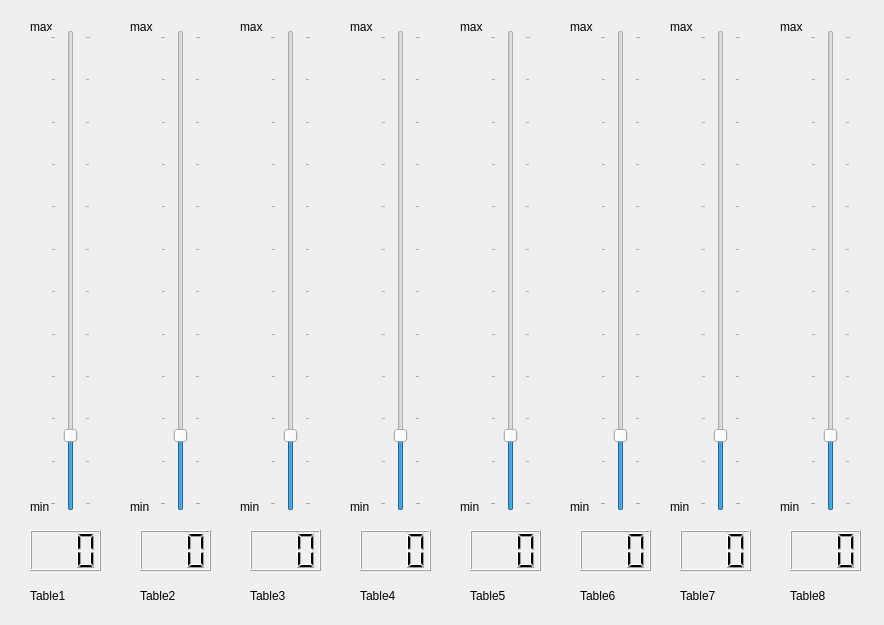
<?xml version="1.0" encoding="UTF-8"?>
<ui version="4.0">
 <class>Form</class>
 <widget class="QWidget" name="Form">
  <property name="geometry">
   <rect>
    <x>0</x>
    <y>0</y>
    <width>884</width>
    <height>625</height>
   </rect>
  </property>
  <property name="windowTitle">
   <string>Form</string>
  </property>
  <widget class="QLabel" name="DacMax2">
   <property name="geometry">
    <rect>
     <x>240</x>
     <y>20</y>
     <width>47</width>
     <height>13</height>
    </rect>
   </property>
   <property name="text">
    <string>max</string>
   </property>
  </widget>
  <widget class="QLabel" name="DacMin0">
   <property name="geometry">
    <rect>
     <x>30</x>
     <y>500</y>
     <width>47</width>
     <height>13</height>
    </rect>
   </property>
   <property name="text">
    <string>min</string>
   </property>
  </widget>
  <widget class="QLCDNumber" name="lcdNumber_dac_pot0">
   <property name="geometry">
    <rect>
     <x>30</x>
     <y>530</y>
     <width>71</width>
     <height>41</height>
    </rect>
   </property>
   <property name="font">
    <font>
     <pointsize>10</pointsize>
     <weight>75</weight>
     <bold>true</bold>
     <strikeout>false</strikeout>
    </font>
   </property>
   <property name="digitCount">
    <number>3</number>
   </property>
  </widget>
  <widget class="QLCDNumber" name="lcdNumber_dac_pot3">
   <property name="geometry">
    <rect>
     <x>360</x>
     <y>530</y>
     <width>71</width>
     <height>41</height>
    </rect>
   </property>
   <property name="font">
    <font>
     <pointsize>10</pointsize>
     <weight>75</weight>
     <bold>true</bold>
     <strikeout>false</strikeout>
    </font>
   </property>
   <property name="digitCount">
    <number>3</number>
   </property>
  </widget>
  <widget class="QLabel" name="DacMax0">
   <property name="geometry">
    <rect>
     <x>30</x>
     <y>20</y>
     <width>47</width>
     <height>13</height>
    </rect>
   </property>
   <property name="font">
    <font>
     <weight>50</weight>
     <bold>false</bold>
    </font>
   </property>
   <property name="text">
    <string>max</string>
   </property>
  </widget>
  <widget class="QLabel" name="DacMax1">
   <property name="geometry">
    <rect>
     <x>130</x>
     <y>20</y>
     <width>47</width>
     <height>13</height>
    </rect>
   </property>
   <property name="text">
    <string>max</string>
   </property>
  </widget>
  <widget class="QLCDNumber" name="lcdNumber_dac_pot2">
   <property name="geometry">
    <rect>
     <x>250</x>
     <y>530</y>
     <width>71</width>
     <height>41</height>
    </rect>
   </property>
   <property name="font">
    <font>
     <pointsize>10</pointsize>
     <weight>75</weight>
     <bold>true</bold>
     <strikeout>false</strikeout>
    </font>
   </property>
   <property name="digitCount">
    <number>3</number>
   </property>
  </widget>
  <widget class="QLabel" name="DacMin2">
   <property name="geometry">
    <rect>
     <x>240</x>
     <y>500</y>
     <width>47</width>
     <height>13</height>
    </rect>
   </property>
   <property name="text">
    <string>min</string>
   </property>
  </widget>
  <widget class="QLabel" name="labelDac0">
   <property name="geometry">
    <rect>
     <x>30</x>
     <y>580</y>
     <width>91</width>
     <height>31</height>
    </rect>
   </property>
   <property name="text">
    <string>Table1</string>
   </property>
  </widget>
  <widget class="QSlider" name="dac_pot0">
   <property name="geometry">
    <rect>
     <x>50</x>
     <y>30</y>
     <width>41</width>
     <height>481</height>
    </rect>
   </property>
   <property name="tabletTracking">
    <bool>false</bool>
   </property>
   <property name="toolTip">
    <string/>
   </property>
   <property name="autoFillBackground">
    <bool>true</bool>
   </property>
   <property name="minimum">
    <number>-50</number>
   </property>
   <property name="maximum">
    <number>500</number>
   </property>
   <property name="singleStep">
    <number>1</number>
   </property>
   <property name="pageStep">
    <number>1</number>
   </property>
   <property name="value">
    <number>30</number>
   </property>
   <property name="sliderPosition">
    <number>30</number>
   </property>
   <property name="tracking">
    <bool>true</bool>
   </property>
   <property name="orientation">
    <enum>Qt::Vertical</enum>
   </property>
   <property name="invertedAppearance">
    <bool>false</bool>
   </property>
   <property name="invertedControls">
    <bool>false</bool>
   </property>
   <property name="tickPosition">
    <enum>QSlider::TicksBothSides</enum>
   </property>
   <property name="tickInterval">
    <number>50</number>
   </property>
  </widget>
  <widget class="QLabel" name="labelDac3">
   <property name="geometry">
    <rect>
     <x>360</x>
     <y>580</y>
     <width>91</width>
     <height>31</height>
    </rect>
   </property>
   <property name="text">
    <string>Table4</string>
   </property>
  </widget>
  <widget class="QLabel" name="labelDac1">
   <property name="geometry">
    <rect>
     <x>140</x>
     <y>580</y>
     <width>91</width>
     <height>31</height>
    </rect>
   </property>
   <property name="text">
    <string>Table2</string>
   </property>
  </widget>
  <widget class="QLCDNumber" name="lcdNumber_dac_pot1">
   <property name="geometry">
    <rect>
     <x>140</x>
     <y>530</y>
     <width>71</width>
     <height>41</height>
    </rect>
   </property>
   <property name="font">
    <font>
     <pointsize>10</pointsize>
     <weight>75</weight>
     <bold>true</bold>
     <strikeout>false</strikeout>
    </font>
   </property>
   <property name="digitCount">
    <number>3</number>
   </property>
  </widget>
  <widget class="QLabel" name="DacMax3">
   <property name="geometry">
    <rect>
     <x>350</x>
     <y>20</y>
     <width>47</width>
     <height>13</height>
    </rect>
   </property>
   <property name="text">
    <string>max</string>
   </property>
  </widget>
  <widget class="QLabel" name="labelDac2">
   <property name="geometry">
    <rect>
     <x>250</x>
     <y>580</y>
     <width>91</width>
     <height>31</height>
    </rect>
   </property>
   <property name="text">
    <string>Table3</string>
   </property>
  </widget>
  <widget class="QLabel" name="DacMin1">
   <property name="geometry">
    <rect>
     <x>130</x>
     <y>500</y>
     <width>47</width>
     <height>13</height>
    </rect>
   </property>
   <property name="text">
    <string>min</string>
   </property>
  </widget>
  <widget class="QSlider" name="dac_pot2">
   <property name="geometry">
    <rect>
     <x>270</x>
     <y>30</y>
     <width>41</width>
     <height>481</height>
    </rect>
   </property>
   <property name="tabletTracking">
    <bool>false</bool>
   </property>
   <property name="autoFillBackground">
    <bool>true</bool>
   </property>
   <property name="inputMethodHints">
    <set>Qt::ImhPreferNumbers</set>
   </property>
   <property name="minimum">
    <number>-50</number>
   </property>
   <property name="maximum">
    <number>500</number>
   </property>
   <property name="singleStep">
    <number>1</number>
   </property>
   <property name="pageStep">
    <number>1</number>
   </property>
   <property name="value">
    <number>30</number>
   </property>
   <property name="sliderPosition">
    <number>30</number>
   </property>
   <property name="orientation">
    <enum>Qt::Vertical</enum>
   </property>
   <property name="tickPosition">
    <enum>QSlider::TicksBothSides</enum>
   </property>
   <property name="tickInterval">
    <number>50</number>
   </property>
  </widget>
  <widget class="QSlider" name="dac_pot3">
   <property name="geometry">
    <rect>
     <x>380</x>
     <y>30</y>
     <width>41</width>
     <height>481</height>
    </rect>
   </property>
   <property name="tabletTracking">
    <bool>false</bool>
   </property>
   <property name="autoFillBackground">
    <bool>true</bool>
   </property>
   <property name="inputMethodHints">
    <set>Qt::ImhPreferNumbers</set>
   </property>
   <property name="minimum">
    <number>-50</number>
   </property>
   <property name="maximum">
    <number>500</number>
   </property>
   <property name="singleStep">
    <number>1</number>
   </property>
   <property name="pageStep">
    <number>1</number>
   </property>
   <property name="value">
    <number>30</number>
   </property>
   <property name="sliderPosition">
    <number>30</number>
   </property>
   <property name="orientation">
    <enum>Qt::Vertical</enum>
   </property>
   <property name="tickPosition">
    <enum>QSlider::TicksBothSides</enum>
   </property>
   <property name="tickInterval">
    <number>50</number>
   </property>
  </widget>
  <widget class="QLabel" name="DacMin3">
   <property name="geometry">
    <rect>
     <x>350</x>
     <y>500</y>
     <width>47</width>
     <height>13</height>
    </rect>
   </property>
   <property name="text">
    <string>min</string>
   </property>
  </widget>
  <widget class="QSlider" name="dac_pot1">
   <property name="geometry">
    <rect>
     <x>160</x>
     <y>30</y>
     <width>41</width>
     <height>481</height>
    </rect>
   </property>
   <property name="tabletTracking">
    <bool>false</bool>
   </property>
   <property name="autoFillBackground">
    <bool>true</bool>
   </property>
   <property name="inputMethodHints">
    <set>Qt::ImhPreferNumbers</set>
   </property>
   <property name="minimum">
    <number>-50</number>
   </property>
   <property name="maximum">
    <number>500</number>
   </property>
   <property name="singleStep">
    <number>1</number>
   </property>
   <property name="pageStep">
    <number>1</number>
   </property>
   <property name="value">
    <number>30</number>
   </property>
   <property name="sliderPosition">
    <number>30</number>
   </property>
   <property name="orientation">
    <enum>Qt::Vertical</enum>
   </property>
   <property name="tickPosition">
    <enum>QSlider::TicksBothSides</enum>
   </property>
   <property name="tickInterval">
    <number>50</number>
   </property>
  </widget>
  <widget class="QLabel" name="DacMax4">
   <property name="geometry">
    <rect>
     <x>460</x>
     <y>20</y>
     <width>47</width>
     <height>13</height>
    </rect>
   </property>
   <property name="text">
    <string>max</string>
   </property>
  </widget>
  <widget class="QLCDNumber" name="lcdNumber_dac_pot5">
   <property name="geometry">
    <rect>
     <x>580</x>
     <y>530</y>
     <width>71</width>
     <height>41</height>
    </rect>
   </property>
   <property name="font">
    <font>
     <pointsize>10</pointsize>
     <weight>75</weight>
     <bold>true</bold>
     <strikeout>false</strikeout>
    </font>
   </property>
   <property name="digitCount">
    <number>3</number>
   </property>
  </widget>
  <widget class="QLabel" name="labelDac4">
   <property name="geometry">
    <rect>
     <x>470</x>
     <y>580</y>
     <width>91</width>
     <height>31</height>
    </rect>
   </property>
   <property name="text">
    <string>Table5</string>
   </property>
  </widget>
  <widget class="QSlider" name="dac_pot4">
   <property name="geometry">
    <rect>
     <x>490</x>
     <y>30</y>
     <width>41</width>
     <height>481</height>
    </rect>
   </property>
   <property name="tabletTracking">
    <bool>false</bool>
   </property>
   <property name="autoFillBackground">
    <bool>true</bool>
   </property>
   <property name="inputMethodHints">
    <set>Qt::ImhPreferNumbers</set>
   </property>
   <property name="minimum">
    <number>-50</number>
   </property>
   <property name="maximum">
    <number>500</number>
   </property>
   <property name="singleStep">
    <number>1</number>
   </property>
   <property name="pageStep">
    <number>1</number>
   </property>
   <property name="value">
    <number>30</number>
   </property>
   <property name="sliderPosition">
    <number>30</number>
   </property>
   <property name="orientation">
    <enum>Qt::Vertical</enum>
   </property>
   <property name="tickPosition">
    <enum>QSlider::TicksBothSides</enum>
   </property>
   <property name="tickInterval">
    <number>50</number>
   </property>
  </widget>
  <widget class="QSlider" name="dac_pot5">
   <property name="geometry">
    <rect>
     <x>600</x>
     <y>30</y>
     <width>41</width>
     <height>481</height>
    </rect>
   </property>
   <property name="tabletTracking">
    <bool>false</bool>
   </property>
   <property name="autoFillBackground">
    <bool>true</bool>
   </property>
   <property name="inputMethodHints">
    <set>Qt::ImhPreferNumbers</set>
   </property>
   <property name="minimum">
    <number>-50</number>
   </property>
   <property name="maximum">
    <number>500</number>
   </property>
   <property name="singleStep">
    <number>1</number>
   </property>
   <property name="pageStep">
    <number>1</number>
   </property>
   <property name="value">
    <number>30</number>
   </property>
   <property name="sliderPosition">
    <number>30</number>
   </property>
   <property name="orientation">
    <enum>Qt::Vertical</enum>
   </property>
   <property name="tickPosition">
    <enum>QSlider::TicksBothSides</enum>
   </property>
   <property name="tickInterval">
    <number>50</number>
   </property>
  </widget>
  <widget class="QLabel" name="DacMin4">
   <property name="geometry">
    <rect>
     <x>460</x>
     <y>500</y>
     <width>47</width>
     <height>13</height>
    </rect>
   </property>
   <property name="text">
    <string>min</string>
   </property>
  </widget>
  <widget class="QLCDNumber" name="lcdNumber_dac_pot4">
   <property name="geometry">
    <rect>
     <x>470</x>
     <y>530</y>
     <width>71</width>
     <height>41</height>
    </rect>
   </property>
   <property name="font">
    <font>
     <pointsize>10</pointsize>
     <weight>75</weight>
     <bold>true</bold>
     <strikeout>false</strikeout>
    </font>
   </property>
   <property name="digitCount">
    <number>3</number>
   </property>
  </widget>
  <widget class="QLabel" name="DacMin5">
   <property name="geometry">
    <rect>
     <x>570</x>
     <y>500</y>
     <width>47</width>
     <height>13</height>
    </rect>
   </property>
   <property name="text">
    <string>min</string>
   </property>
  </widget>
  <widget class="QLabel" name="DacMax5">
   <property name="geometry">
    <rect>
     <x>570</x>
     <y>20</y>
     <width>47</width>
     <height>13</height>
    </rect>
   </property>
   <property name="text">
    <string>max</string>
   </property>
  </widget>
  <widget class="QLabel" name="labelDac5">
   <property name="geometry">
    <rect>
     <x>580</x>
     <y>580</y>
     <width>91</width>
     <height>31</height>
    </rect>
   </property>
   <property name="text">
    <string>Table6</string>
   </property>
  </widget>
  <widget class="QLabel" name="DacMax6">
   <property name="geometry">
    <rect>
     <x>670</x>
     <y>20</y>
     <width>47</width>
     <height>13</height>
    </rect>
   </property>
   <property name="text">
    <string>max</string>
   </property>
  </widget>
  <widget class="QLabel" name="labelDac6">
   <property name="geometry">
    <rect>
     <x>680</x>
     <y>580</y>
     <width>91</width>
     <height>31</height>
    </rect>
   </property>
   <property name="text">
    <string>Table7</string>
   </property>
  </widget>
  <widget class="QLabel" name="DacMax7">
   <property name="geometry">
    <rect>
     <x>780</x>
     <y>20</y>
     <width>47</width>
     <height>13</height>
    </rect>
   </property>
   <property name="text">
    <string>max</string>
   </property>
  </widget>
  <widget class="QSlider" name="dac_pot6">
   <property name="geometry">
    <rect>
     <x>700</x>
     <y>30</y>
     <width>41</width>
     <height>481</height>
    </rect>
   </property>
   <property name="tabletTracking">
    <bool>false</bool>
   </property>
   <property name="autoFillBackground">
    <bool>true</bool>
   </property>
   <property name="inputMethodHints">
    <set>Qt::ImhPreferNumbers</set>
   </property>
   <property name="minimum">
    <number>-50</number>
   </property>
   <property name="maximum">
    <number>500</number>
   </property>
   <property name="singleStep">
    <number>1</number>
   </property>
   <property name="pageStep">
    <number>1</number>
   </property>
   <property name="value">
    <number>30</number>
   </property>
   <property name="sliderPosition">
    <number>30</number>
   </property>
   <property name="orientation">
    <enum>Qt::Vertical</enum>
   </property>
   <property name="tickPosition">
    <enum>QSlider::TicksBothSides</enum>
   </property>
   <property name="tickInterval">
    <number>50</number>
   </property>
  </widget>
  <widget class="QLCDNumber" name="lcdNumber_dac_pot6">
   <property name="geometry">
    <rect>
     <x>680</x>
     <y>530</y>
     <width>71</width>
     <height>41</height>
    </rect>
   </property>
   <property name="font">
    <font>
     <pointsize>10</pointsize>
     <weight>75</weight>
     <bold>true</bold>
     <strikeout>false</strikeout>
    </font>
   </property>
   <property name="digitCount">
    <number>3</number>
   </property>
  </widget>
  <widget class="QSlider" name="dac_pot7">
   <property name="geometry">
    <rect>
     <x>810</x>
     <y>30</y>
     <width>41</width>
     <height>481</height>
    </rect>
   </property>
   <property name="tabletTracking">
    <bool>false</bool>
   </property>
   <property name="autoFillBackground">
    <bool>true</bool>
   </property>
   <property name="inputMethodHints">
    <set>Qt::ImhPreferNumbers</set>
   </property>
   <property name="minimum">
    <number>-50</number>
   </property>
   <property name="maximum">
    <number>500</number>
   </property>
   <property name="singleStep">
    <number>1</number>
   </property>
   <property name="pageStep">
    <number>1</number>
   </property>
   <property name="value">
    <number>30</number>
   </property>
   <property name="sliderPosition">
    <number>30</number>
   </property>
   <property name="orientation">
    <enum>Qt::Vertical</enum>
   </property>
   <property name="tickPosition">
    <enum>QSlider::TicksBothSides</enum>
   </property>
   <property name="tickInterval">
    <number>50</number>
   </property>
  </widget>
  <widget class="QLabel" name="DacMin6">
   <property name="geometry">
    <rect>
     <x>670</x>
     <y>500</y>
     <width>47</width>
     <height>13</height>
    </rect>
   </property>
   <property name="text">
    <string>min</string>
   </property>
  </widget>
  <widget class="QLabel" name="labelDac7">
   <property name="geometry">
    <rect>
     <x>790</x>
     <y>580</y>
     <width>91</width>
     <height>31</height>
    </rect>
   </property>
   <property name="text">
    <string>Table8</string>
   </property>
  </widget>
  <widget class="QLabel" name="DacMin7">
   <property name="geometry">
    <rect>
     <x>780</x>
     <y>500</y>
     <width>47</width>
     <height>13</height>
    </rect>
   </property>
   <property name="text">
    <string>min</string>
   </property>
  </widget>
  <widget class="QLCDNumber" name="lcdNumber_dac_pot7">
   <property name="geometry">
    <rect>
     <x>790</x>
     <y>530</y>
     <width>71</width>
     <height>41</height>
    </rect>
   </property>
   <property name="font">
    <font>
     <pointsize>10</pointsize>
     <weight>75</weight>
     <bold>true</bold>
     <strikeout>false</strikeout>
    </font>
   </property>
   <property name="digitCount">
    <number>3</number>
   </property>
  </widget>
  <zorder>DacMax2</zorder>
  <zorder>DacMin0</zorder>
  <zorder>lcdNumber_dac_pot0</zorder>
  <zorder>lcdNumber_dac_pot3</zorder>
  <zorder>DacMax0</zorder>
  <zorder>DacMax1</zorder>
  <zorder>lcdNumber_dac_pot2</zorder>
  <zorder>DacMin2</zorder>
  <zorder>labelDac0</zorder>
  <zorder>dac_pot0</zorder>
  <zorder>labelDac3</zorder>
  <zorder>labelDac1</zorder>
  <zorder>lcdNumber_dac_pot1</zorder>
  <zorder>DacMax3</zorder>
  <zorder>labelDac2</zorder>
  <zorder>DacMin1</zorder>
  <zorder>dac_pot2</zorder>
  <zorder>DacMin3</zorder>
  <zorder>dac_pot1</zorder>
  <zorder>dac_pot3</zorder>
  <zorder>DacMax4</zorder>
  <zorder>lcdNumber_dac_pot5</zorder>
  <zorder>labelDac4</zorder>
  <zorder>dac_pot5</zorder>
  <zorder>DacMin4</zorder>
  <zorder>lcdNumber_dac_pot4</zorder>
  <zorder>DacMax5</zorder>
  <zorder>labelDac5</zorder>
  <zorder>dac_pot4</zorder>
  <zorder>DacMax6</zorder>
  <zorder>labelDac6</zorder>
  <zorder>DacMax7</zorder>
  <zorder>dac_pot6</zorder>
  <zorder>lcdNumber_dac_pot6</zorder>
  <zorder>dac_pot7</zorder>
  <zorder>labelDac7</zorder>
  <zorder>lcdNumber_dac_pot7</zorder>
  <zorder>DacMin5</zorder>
  <zorder>DacMin6</zorder>
  <zorder>DacMin7</zorder>
 </widget>
 <resources/>
 <connections/>
</ui>
